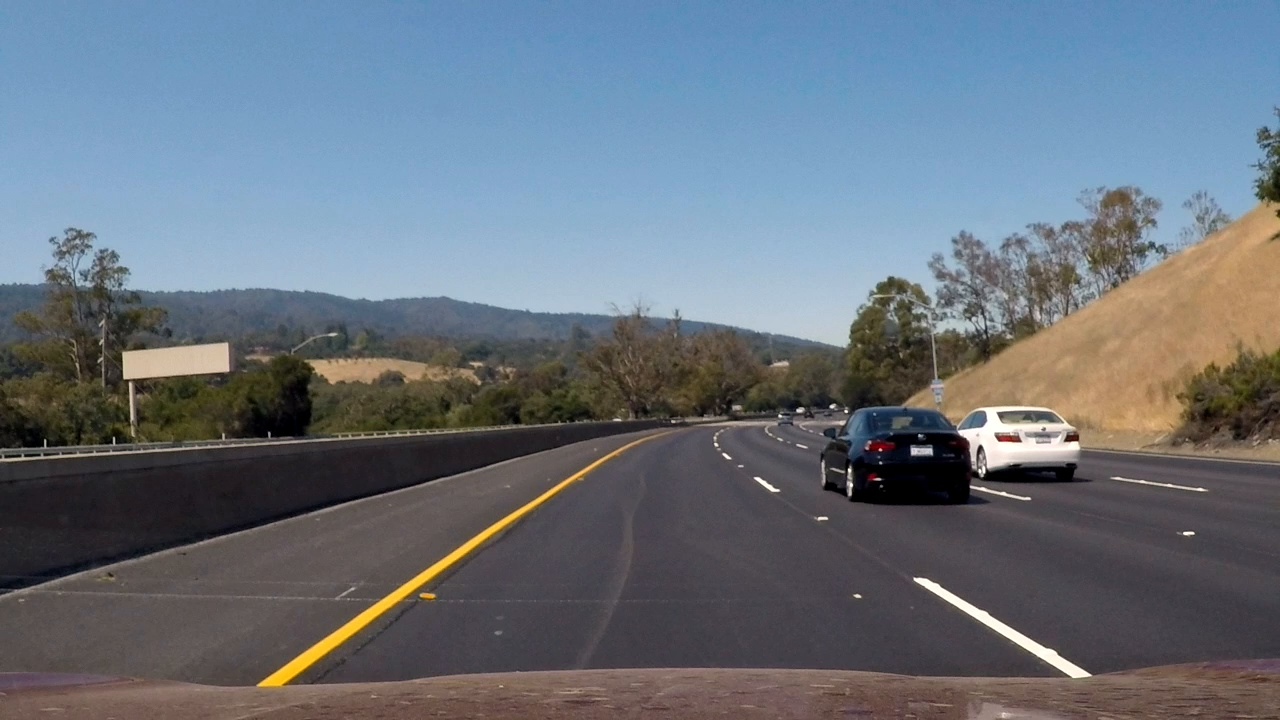
#> input picture images/challenge.jpg, 1280 x 720 px
$ python road_lines.py ../images/challenge.jpg
#> lines starting #> are read from the running program, lines starting #| are printed output that depends on the picture; after the words box and inside, x2 and y2 are one past the last pixel; in counts of white or black regions, pixels touching at a corner belong together
### tuner/tuner.py
#!/bin/env python3

import numpy as np
import cv2 as cv
import json
import argparse


class Tuner_Cfg:
    ''' Represents the configuration object of Tuner class
    :param cfg_file: File containing the configuration
    :type cfg_file: str
    :param default_attrs: Default configuration if cfg_file doesn't exit
    :type cfg_file: list
    '''
    def __init__(self, cfg_file, default_attrs = []):
        self._cfg_file = cfg_file
        self._cfg_attrs = self._load(default_attrs)


    def __str__(self):
        ret = ''
        for attr, val, maxVal in self._cfg_attrs:
            ret += f'{attr} = {val}\n'
        return ret


    def _load(self, default_attrs):
        try:
            with open(self._cfg_file, 'r') as fp:
                return json.load(fp)
        except FileNotFoundError:
            return default_attrs


    # [10 lines left out: function get_value, not called in this run]


    def get_attrs(self):
        '''Get the attributes list

        :returns: The list of attributes
        :rtype: list
        '''
        return self._cfg_attrs


    def get_dict(self):
        '''Get a dict with keyword and value of attrs

        :returns: The dict with all attributes
        :rtype: dict
        '''
        return {key:value for key, value, _ in self._cfg_attrs}


    # [9 lines left out: function set_value, not called in this run]


    def save(self):
        '''Saves the configuration to the cfg_file
        '''
        with open(self._cfg_file, 'w') as fp:
            json.dump(self._cfg_attrs, fp)


class Tuner_Args:
    def __init__(self, args):
        for key, value in args.items():
            setattr(self, key, value)


class Tuner:
    def __init__(self, image, cfg, process, title = ''):
        ''' Parameter Tuner class
        :param image: Input image
        :type image: numpy.ndarray
        :param cfg: Parameters configuration
        :type cfg: Tuner_Cfg
        :param process: The algorithm to be called whenever any parameter change
        :type process: function
        :param title: The title that appears on the window
        :type process: str
        '''
        self._TITLE = title
        self._image = image
        self._cfg = cfg
        self._process = process

        def on_change(attr, pos):
            self._cfg.set_value(attr, pos)
            self._render()

        def get_lambda(attr):
            return lambda pos : on_change(attr, pos)

        cv.namedWindow(self._TITLE, cv.WINDOW_NORMAL | cv.WINDOW_KEEPRATIO)

        for attr, value, max_val in self._cfg.get_attrs():
            cv.createTrackbar(
                attr,
                self._TITLE,
                value,
                max_val,
                get_lambda(attr),
            )

        self._render()
        key = cv.waitKey()
        while(key != ord('\r')):
            key = cv.waitKey()

        cv.destroyWindow(self._TITLE)


    def _render(self):
        shape, imgs = self._process(
            image = self._image,
            args = Tuner_Args(self._cfg.get_dict()),
        )
        self._plot(
            shape = shape,
            imgs = imgs,
        )


    def _plot(self, shape, imgs):
        lines = []
        for i in range(shape[0]):
            lines.append(np.hstack(imgs[i * shape[0]:i * shape[0] + shape[1]]))

        img = np.vstack(lines)
        cv.imshow(self._TITLE, img)


    def get_cfg(self):
        '''Get the resulting configuration

        :returns: The configuration after the tuning process
        :rtype: Tuner_Cfg
        '''
        return self._cfg


def Tuner_App(process, config, title, description = ''):
#> called with title = 'Road Lines', description = 'Tune parameters to find road lines'
    parser = argparse.ArgumentParser(description = description)
    parser.add_argument('img_path', help = 'Image file')
    parser.add_argument('-c', '--config_file',
        help = 'Config file',
        default = '.' + ''.join(title.split()) + '.cfg'
    )
    args = parser.parse_args()
    image = cv.imread(args.img_path)
#> image is the input picture: shape (720, 1280, 3); mean B, G, R 123.9, 113.8, 104.6

    cfg = Tuner(
            image = image,
            cfg = Tuner_Cfg(args.config_file, config),
            process = process,
            title = title,
    ).get_cfg()
#> the loop in __init__, `for key, value in args.items():` made 10 passes
#> (key, value) on passes 1 to 8: ('top_cut', 0), ('bottom_cut', 0), ('base', 100), ('height', 100), ('kernel_size', 13), ('threshold1', 28), ('threshold2', 115), ('points_ths', 10)
#> in canny_calc, `gray = cv.cvtColor(image, cv.COLOR_BGR2GRAY)`:
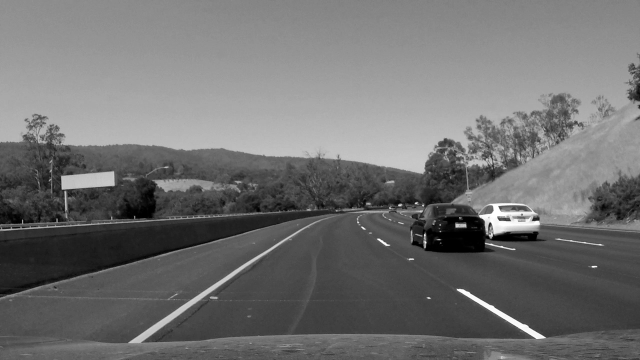
#> gray: shape (720, 1280) (shown at 1/2 size); min 0, max 255, mean 112.2
#> in canny_calc, `return cv.Canny(smoothed_img, ths1, ths2)`:
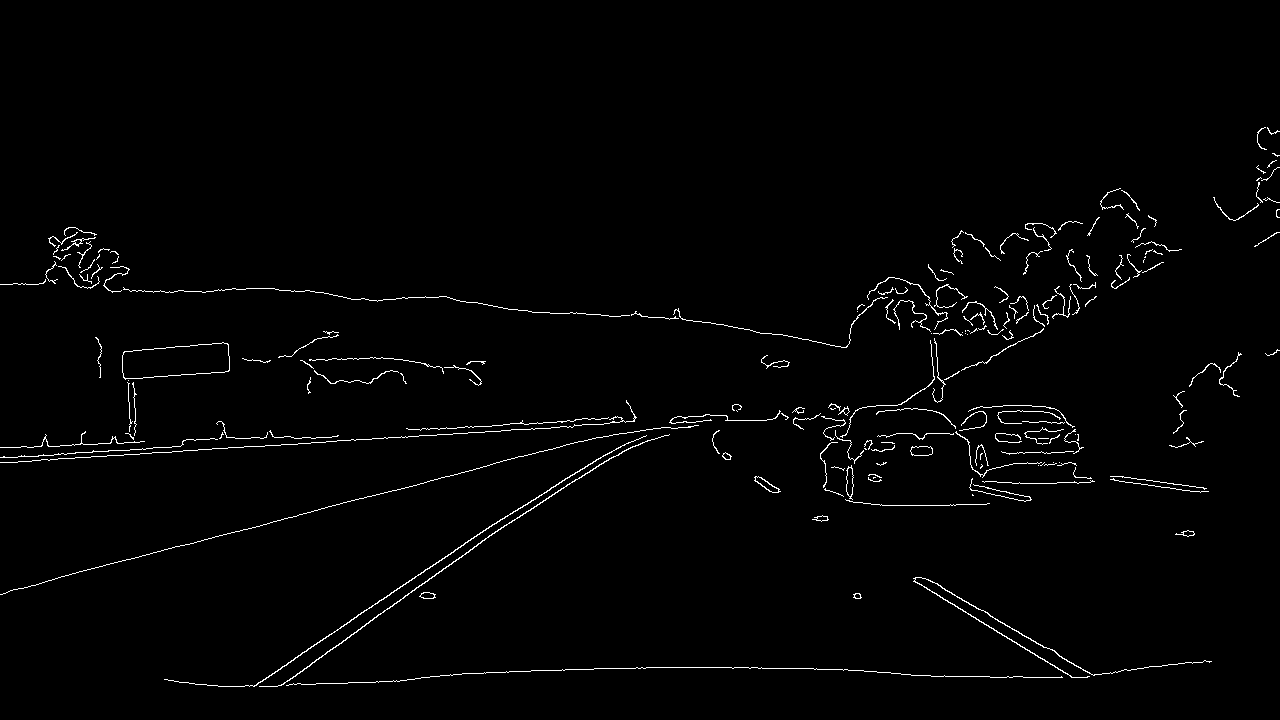
#> returned value: shape (720, 1280); 1.5% white in thin lines or dots, all inside (x1, y1, x2, y2) = (0, 127, 1280, 687)

    cfg.save()
    print(cfg)

### examples/road_lines.py
#!/bin/env python3

import cv2 as cv
import numpy as np
import argparse
import tuner.tuner as tuner


class _line:
    def __init__(self, slope, x1, y1, x2, y2):
        self.slope = slope
        self.x1 = x1
        self.y1 = y1
        self.x2 = x2
        self.y2 = y2


# [31 lines left out: functions _extend_line, _get_avg_line, not called in this run]


def _get_lines(edges, threshold, min_line_length, max_line_gap):
    lines = cv.HoughLinesP(
        image = edges,
        rho = 1,
        theta = np.pi / 180,
        threshold = threshold,
        lines = np.array([]),
        minLineLength = min_line_length,
        maxLineGap = max_line_gap,
    )

    if lines is None:
        return (None, None)

    leftRawLines = []
    rightRawLines = []
    for line in lines:
        x1, y1, x2, y2 = line[0]
        slope = (y2 - y1) / (x2 - x1)
        if slope > 0:
            rightRawLines.append(_line(slope, x1, y1, x2, y2))
        else:
            leftRawLines.append(_line(slope, x1, y1, x2, y2))

    if len(leftRawLines) == 0 or len(rightRawLines) == 0:
        return (None, None)
    else:
        return (_get_avg_line(leftRawLines), _get_avg_line(rightRawLines))


def _get_mask(image, points):
    mask = np.zeros_like(image)
    vertices = np.array(
        [points],
        dtype=np.int32,
    )

    cv.fillPoly(mask, vertices, (255, 255, 255))
    return mask


def _get_triangle_vertices(image, base, height):
#> called with base = 100, height = 100
    x0 = int((image.shape[1] - base) / 2)
    x1 = x0 + base
    x2 = int(image.shape[1] / 2)
    y0 = y1 = image.shape[0]
    y2 = image.shape[0] - height
    return [
            (x0, y0),
            (x1, y1),
            (x2, y2),
    ]


def road_lines_calc(
    image,
    edges,
    top_cut,
    bottom_cut,
    base,
    height,
    points_ths,
    min_line_length,
    max_line_gap,
):
    _bottom_cut = edges.shape[0] - bottom_cut
    triangle_mask = _get_mask(
        image = edges,
        points = _get_triangle_vertices(
            image = edges,
            base = base,
            height = height
        ),
    )

    cut_mask = _get_mask(
        image = edges,
        points = [
            (0, top_cut),
            (0, _bottom_cut),
            (edges.shape[1], _bottom_cut),
            (edges.shape[1], top_cut),
        ],
    )

    color_triangle_mask = np.dstack((triangle_mask, triangle_mask, triangle_mask))
#> color_triangle_mask: shape (720, 1280, 3); 0.55% white; 1 white region, box (x1, y1, x2, y2) and area: (590, 620, 691, 720) 5100
    color_cut_mask = np.dstack((cut_mask, cut_mask, cut_mask))
#> color_cut_mask: shape (720, 1280, 3); every value is 255

    masked_edges = edges & triangle_mask & cut_mask
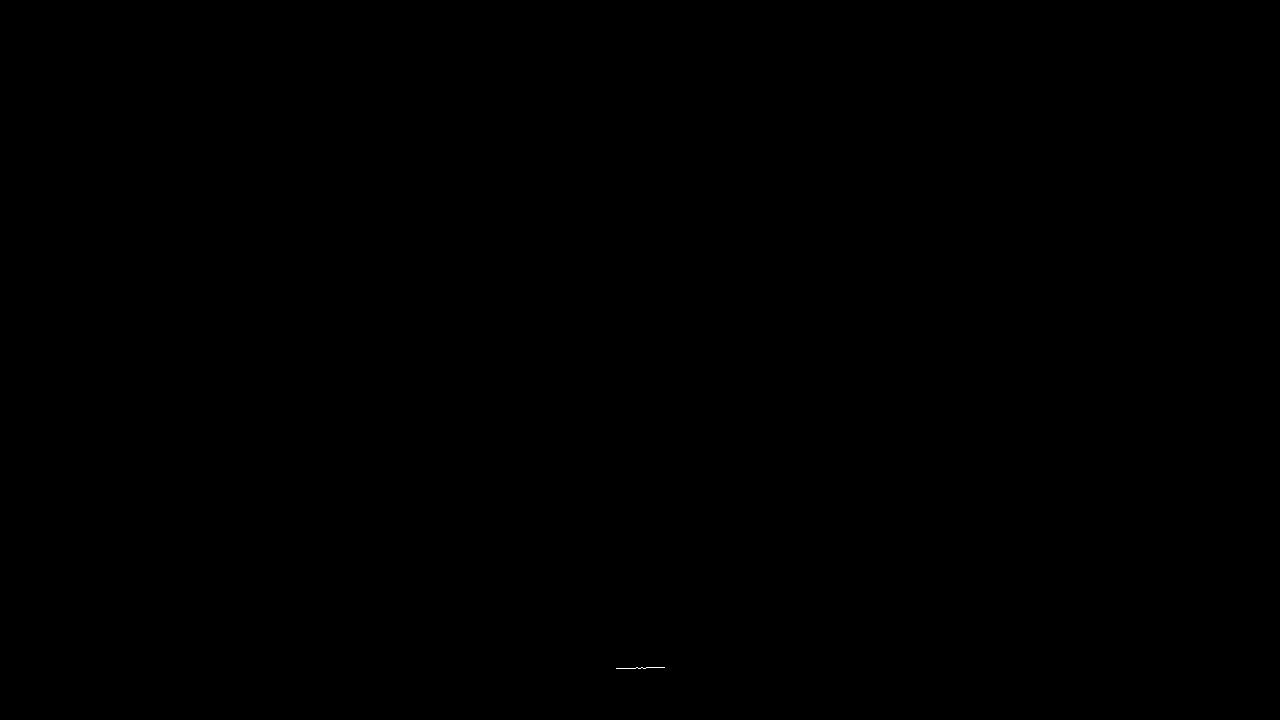
#> masked_edges: shape (720, 1280); 0.01% white in thin lines or dots, all inside (x1, y1, x2, y2) = (616, 667, 665, 669)
    masked_image = image & color_triangle_mask & color_cut_mask

    l_line, r_line = _get_lines(
        edges = masked_edges,
        threshold = points_ths,
        min_line_length = min_line_length,
        max_line_gap = max_line_gap,
    )
#> in _get_lines, `lines = cv.HoughLinesP( image = edges, rho = 1, theta = np.pi / 180, t..`: lines = [[622, 668, 659, 667]]
#> the loop in _get_lines, `for line in lines:` made 1 pass
#> (x1, y1, x2, y2, slope) on pass 1: (622, 668, 659, 667, -0.027)
#> after the loop in _get_lines, `for line in lines:`: leftRawLines = 1 item; rightRawLines = []

    if l_line is None:
        return (
            masked_image,
            np.dstack((masked_edges, masked_edges, masked_edges)),
            image
        )

    line_image = np.copy(image) * 0

    cv.line(line_image, (l_line.x1, l_line.y1), (l_line.x2, l_line.y2), (0, 0, 255), 15)
    cv.line(line_image, (r_line.x1, r_line.y1), (r_line.x2, r_line.y2), (0, 0, 255), 15)
    line_image = line_image & color_triangle_mask & color_cut_mask

    color_edges = np.dstack((masked_edges, masked_edges, masked_edges))
    line_edges = cv.addWeighted(color_edges, 1, line_image, 0.8, 0)
    line_image = cv.addWeighted(image, 1, line_image, 0.8, 0)
    return (masked_image, line_edges, line_image)


def canny_calc(image, kernel_size, ths1, ths2):
    gray = cv.cvtColor(image, cv.COLOR_BGR2GRAY)
    smoothed_img = cv.GaussianBlur(image, (kernel_size, kernel_size), sigmaX=0, sigmaY=0)

    return cv.Canny(smoothed_img, ths1, ths2)


def process(image, args):
    adj_k = lambda ksize : ksize + (ksize + 1) % 2
    shape = (2, 2)
    imgs = [image]

    edges = canny_calc(
        image = image,
        kernel_size = adj_k(args.kernel_size),
        ths1 = args.threshold1,
        ths2 = args.threshold2,
    )

    imgs += list(road_lines_calc(
        image = image,
        edges = edges,
        top_cut = args.top_cut,
        bottom_cut = args.bottom_cut,
        base = args.base,
        height = args.height,
        points_ths = args.points_ths,
        min_line_length = args.min_line_length,
        max_line_gap = args.max_line_gap,
    ))
#> imgs = 4 items

    return (shape, imgs)


CFG = [
    ['top_cut', 0, 2000],
    ['bottom_cut', 0, 2000],
    ['base', 100, 2000],
    ['height', 100, 2000],
    ['kernel_size', 13, 300],
    ['threshold1', 28, 300],
    ['threshold2', 115, 300],
    ['points_ths', 10, 20],
    ['min_line_length', 10, 255],
    ['max_line_gap', 10, 255],
]


if __name__ == '__main__':
    tuner.Tuner_App(
        process,
        CFG,
        'Road Lines',
        'Tune parameters to find road lines',
    )
#> in _render, `shape, imgs = self._process( image = self._image, args = Tuner_Args(se..`: shape = (2, 2); imgs = 4 items
#> after the loop in _plot, `for i in range(shape[0]):`: lines = 2 items
#> in _plot, `img = np.vstack(lines)`:
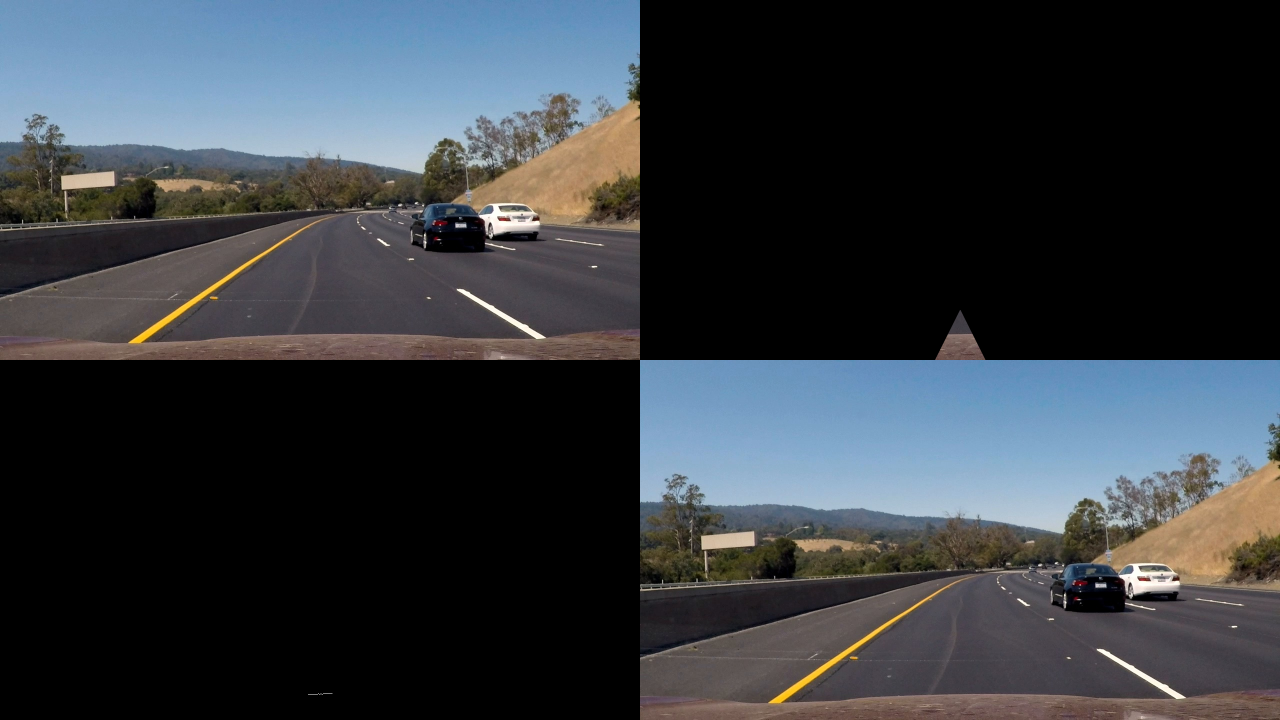
#> img: shape (1440, 2560, 3) (shown at 1/2 size); mean of channels 0, 1, 2 62.1, 57, 52.5; drawn as B, G, R
#> (key Esc is pressed here)
#> (key Esc is pressed here)
#| top_cut = 0
#| bottom_cut = 0
#| base = 100
#| height = 100
#| kernel_size = 13
#| threshold1 = 28
#> (further printed lines are left out)

$ run again, on images/solidWhiteRight.jpg
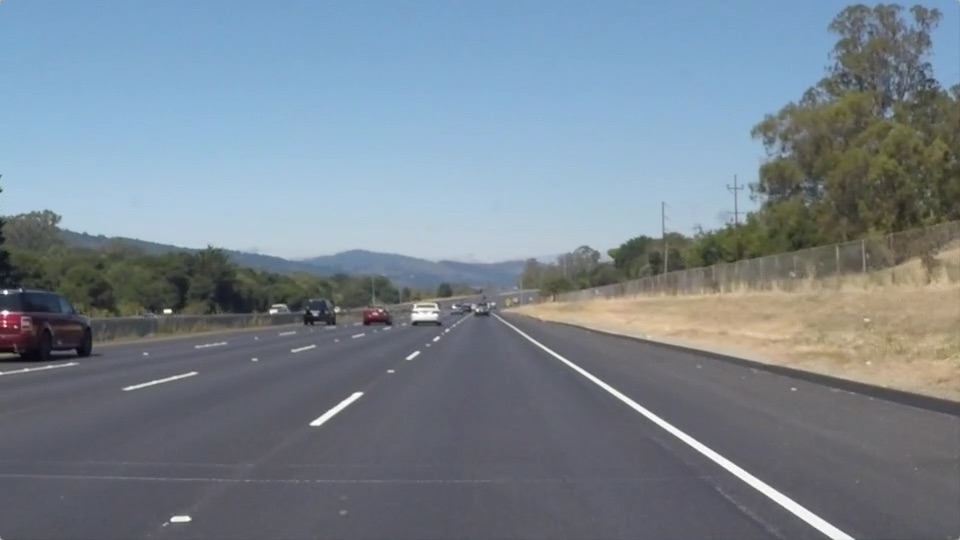
#> input picture images/solidWhiteRight.jpg, 960 x 540 px
#> in Tuner_App, image is the input picture: shape (540, 960, 3); mean B, G, R 143.7, 132.6, 120.3
#> the loop in __init__, `for key, value in args.items():` made 10 passes
#> (key, value) on passes 1 to 8: ('top_cut', 0), ('bottom_cut', 0), ('base', 100), ('height', 100), ('kernel_size', 13), ('threshold1', 28), ('threshold2', 115), ('points_ths', 10)
#> in canny_calc, `return cv.Canny(smoothed_img, ths1, ths2)`:
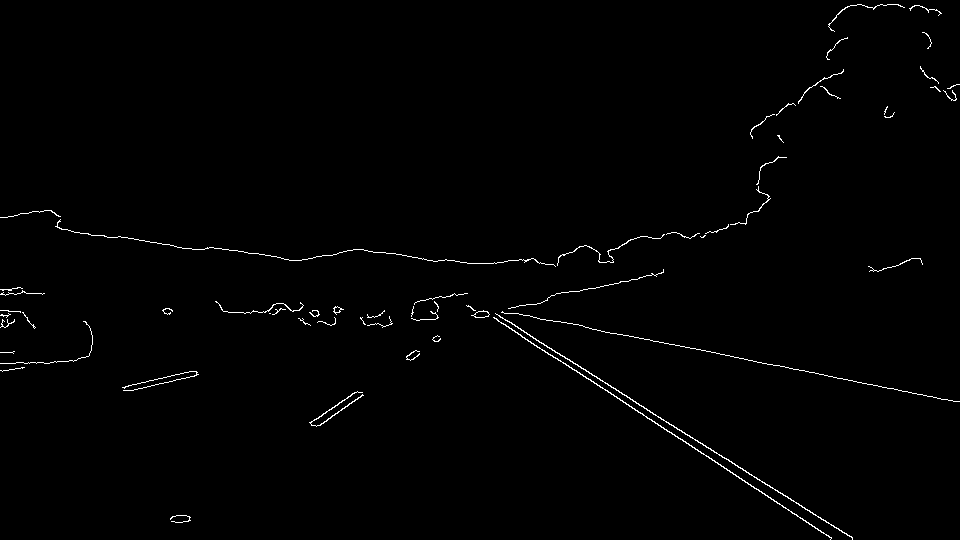
#> returned value: shape (540, 960); 0.9% white in thin lines or dots
#> mask: shape (540, 960); 0.98% white; 1 white region, box (x1, y1, x2, y2) and area: (430, 440, 531, 540) 5100
#> mask: shape (540, 960); every value is 255
#> color_cut_mask: shape (540, 960, 3); every value is 255
#> masked_edges: shape (540, 960); every value is 0
#> in _get_lines, `lines = cv.HoughLinesP( image = edges, rho = 1, theta = np.pi / 180, t..`: lines = None
#> in process, `imgs += list(road_lines_calc( image = image, edges = edges, top_cut = ..`: imgs = 4 items
#> in _render, `shape, imgs = self._process( image = self._image, args = Tuner_Args(se..`: shape = (2, 2); imgs = 4 items
#> after the loop in _plot, `for i in range(shape[0]):`: lines = 2 items
#> in _plot, `img = np.vstack(lines)`:
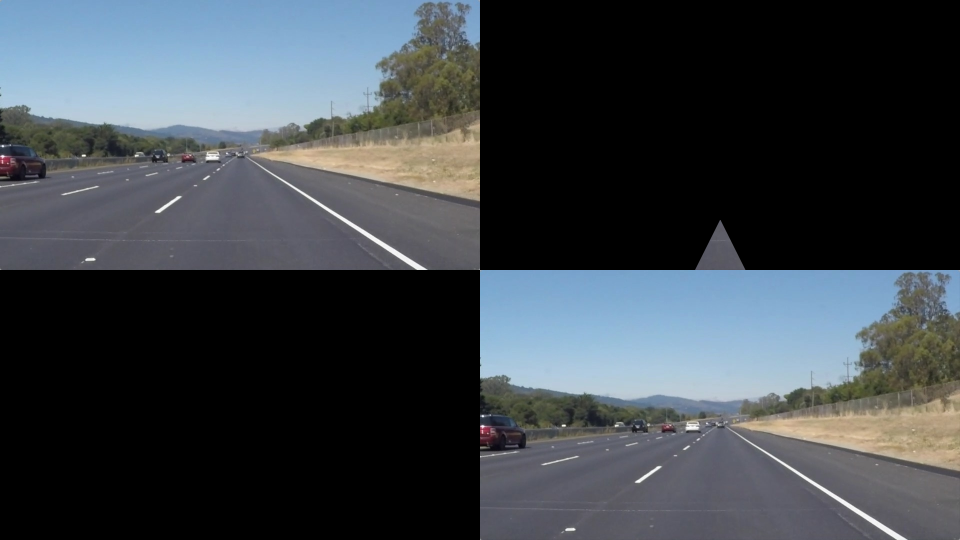
#> img: shape (1080, 1920, 3) (shown at 1/2 size); mean of channels 0, 1, 2 72.1, 66.5, 60.3; drawn as B, G, R
#| top_cut = 0
#| bottom_cut = 0
#| base = 100
#| height = 100
#| kernel_size = 13
#| threshold1 = 28
#> (further printed lines are left out)
